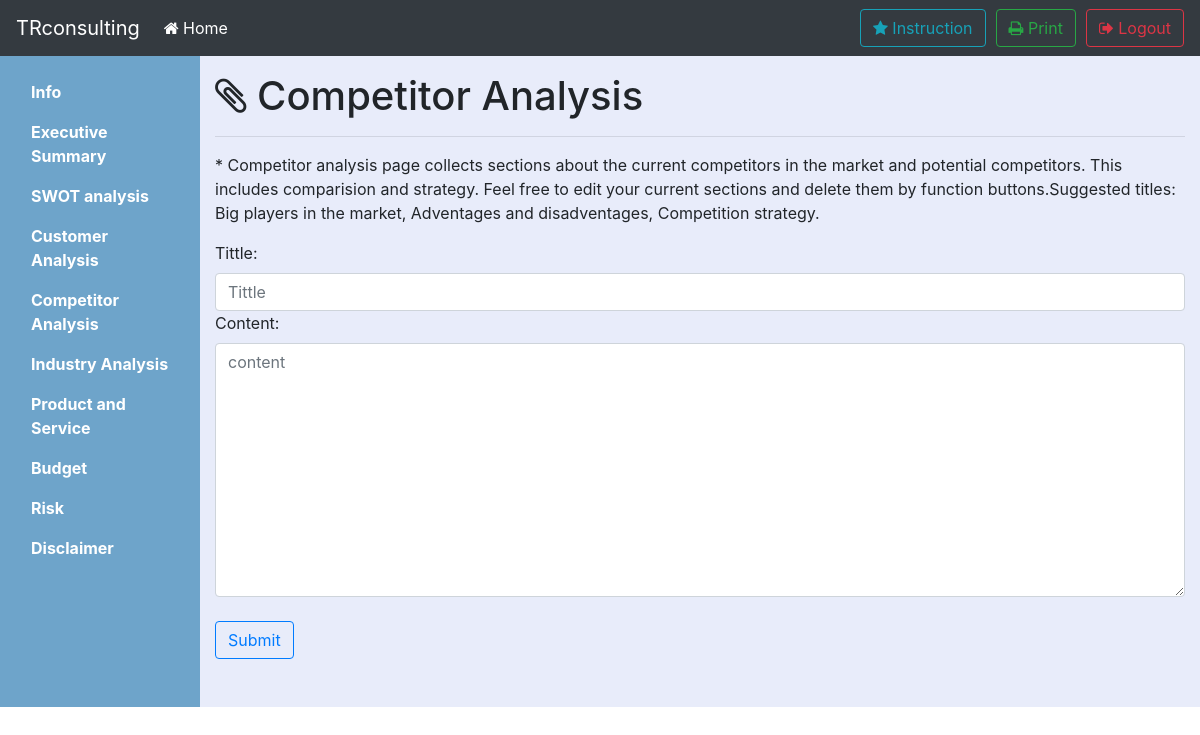
The page /6/competitoranalysis (signed in) on the database as committed earlier.
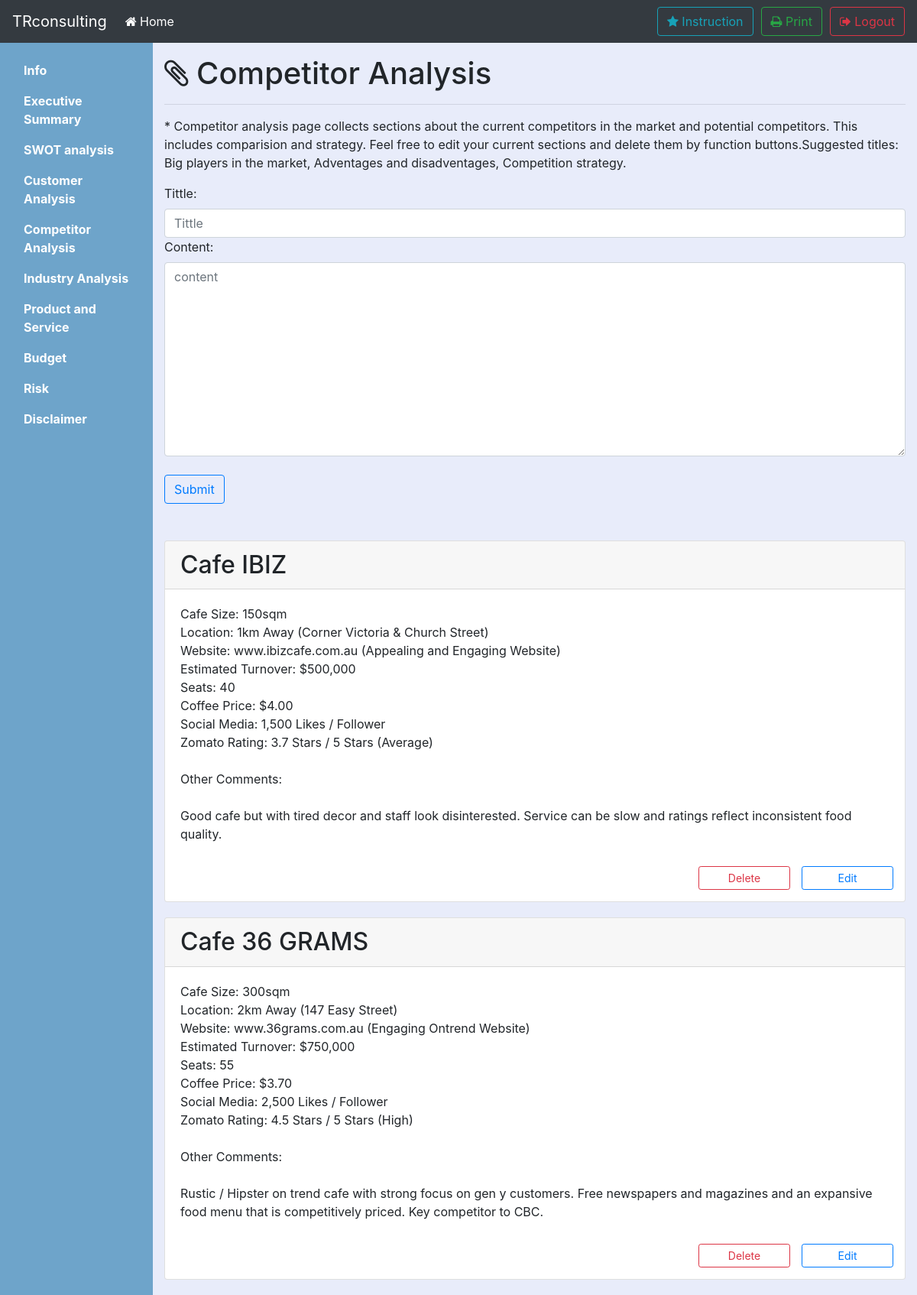
The same page on the database as committed later.
### tables this page shows
CREATE TABLE COMPETITORANALYSIS(pid INTEGER, did INTEGER PRIMARY KEY, tt TEXT NOT NULL, pg TEXT NOT NULL, FOREIGN KEY (pid) REFERENCES user(id));

### bpb.py (the view)
@app.route('/<int:pid>/competitoranalysis',methods=['GET','POST'])
def competitoranalysis(pid):
	if 'logged_in' in session:
		if (session['logged_in'] == True):
			if request.method == 'GET':
				data = db_func.select_record('competitoranalysis',pid)
				return render_template('competitoranalysis.html', data=data)
			if request.method == 'POST':
				tt = request.form['tt']
				pg = request.form['pg']
				db_func.insert_record('competitoranalysis',pid,tt,pg)
				flash('successfully insert !')
				return redirect('/%d/competitoranalysis' % pid)
		else:
			return redirect(url_for('login'))
	else:
		return redirect(url_for('login'))

### db_func.py (called while the page is built)
def select_record(table,pid):
	conn = sqlite3.connect('test.db')
	c = conn.cursor()
	c.execute('''SELECT * FROM '%s' WHERE pid='%d' ''' % (table,pid))
	content = c.fetchall()
	conn.commit()
	conn.close()
	return content

### templates/competitoranalysis.html (shortened to what this page needs)
{% extends "layout.html" %}
{% block main %}
			<main class="col-sm-9 ml-sm-auto col-md-10 pt-3" style="background-color:#e8ecfa;" role="main">
				<h1> <i class="fa fa-paperclip" aria-hidden="true"></i> Competitor Analysis</h1>
				<section class="placeholders">
					<div>
						<hr>
						<form class="form" method="post">
							<blockquote>* Competitor analysis page collects sections about the current competitors in the market and potential competitors. This includes comparision and strategy. Feel free to edit your current sections and delete them by function buttons.Suggested titles: Big players in the market, Adventages and disadventages, Competition strategy.</blockquote>
							<label for="pg">Tittle:</label>
							<input id="tt" name="tt" class="form-control" placeholder="Tittle" required>
							<label for="pg">Content:</label>
							<textarea rows="10" id="pg" name="pg" class="form-control" placeholder="content" required></textarea>
							<br>
							<input class="btn btn-outline-primary" method = "post" type="submit"></input>
						</form>
				</div>
				</section>
				<br>
				<br>
				<section>
					<div class="streamOfParts">
						{% if data %}
						{% for i in data %}
						<div class="card" style="margin-bottom: 20px;">
							<h2 class="card-header">{{ i[2] }}</h2>
							<div style="white-space: pre-line" class="card-body">{{ i[3] }}</div>
							<div align="right" style="margin-bottom: 15px;">
								<input type="button" class="btn btn-outline-primary btn-sm" data-toggle="modal" data-target="#editModal" onclick="load(this)" style="margin-right: 15px;margin-top:10px;float:right;width: 120px;" value="Edit"></input>
								<input type="button" class="btn btn-sm btn-outline-danger" data-toggle="modal" onclick="deleteFunction(this)" style="margin-right: 15px;margin-top:10px;float:right;width: 120px;" value="Delete" data-target="#delConfirm"> </input>
							</div>
						</div>
						{% endfor %}
						{% endif %}
					</div>
				</section>
			</main>
{% endblock %}

Rows that differ between the two databases and show on the page:
added COMPETITORANALYSIS: tt "Cafe IBIZ", pg "Cafe Size: 150sqm Location: 1km Away (Corner Victoria & Church Street) Website: www.ibizcafe.com.au (Appealing and Engaging Website) Estimated Turnover: $500,000 Seats: 40 Coffee Price: $4.00 Social Media: 1,500 Likes / Follower Zomato Rating: 3.7 Stars / 5 Stars (Average) Other Comments: Good cafe but with tired decor and staff look disinterested. Service can be slow and ratings reflect inconsistent food quality."
added COMPETITORANALYSIS: tt "Cafe 36 GRAMS", pg "Cafe Size: 300sqm Location: 2km Away (147 Easy Street) Website: www.36grams.com.au (Engaging Ontrend Website) Estimated Turnover: $750,000 Seats: 55 Coffee Price: $3.70 Social Media: 2,500 Likes / Follower Zomato Rating: 4.5 Stars / 5 Stars (High) Other Comments: Rustic / Hipster on trend cafe with strong focus on gen y customers. Free newspapers and magazines and an expansive food menu that is competitively priced. Key competitor to CBC."
